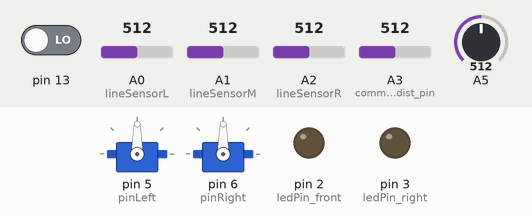
Simulated run of this sketch. Board: Arduino Uno, built with avr-gcc and run on an emulated ATmega328P. Parts: 2 × servo, output pins drawn as LEDs (lit = HIGH). Inputs (shaded band) come from the test bench; at power-on: pin 13 LOW, A1 (lineSensorM) = 512, A0 (lineSensorL) = 512, A2 (lineSensorR) = 512, A3 (common_dist_pin) = 512, A5 = 512. Pins used as bus, display or sensor lines are not drawn.

Above: at 1.2 s.
1.3 s: pin 13 driven HIGH
At 1.7 s:
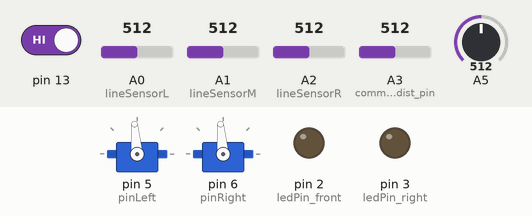
3.3 s: A1 (lineSensorM) set to 390
At 4.4 s:
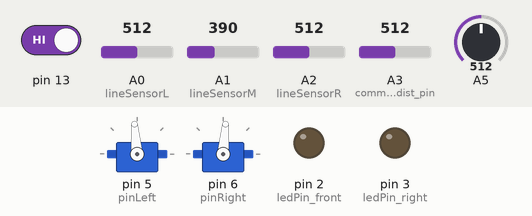
4.8 s: A0 (lineSensorL) set to 390
At 5.4 s:
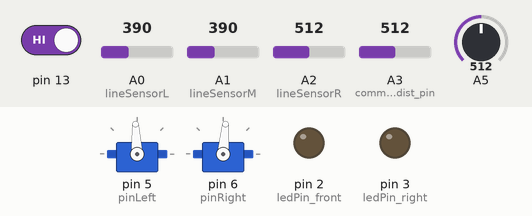
Timing chart, 0 to 7.8 s (numbered marks = the images above; inputs shaded):
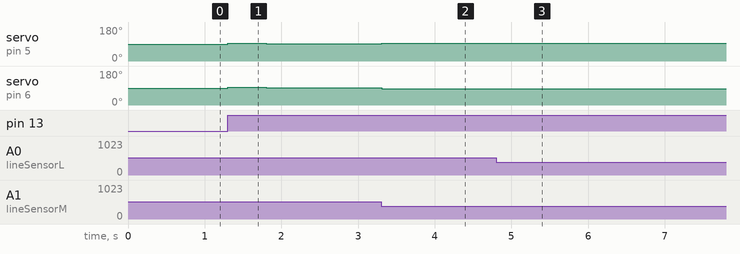

The sketch:

Simple_Maze.ino
```cpp
#include <Servo.h>

typedef uint8_t byte;

//char buffer[60];
int start = 0;


/* -------------------------------
 *           THRESHOLDS
 * -------------------------------
 */
//servo speeds
#define slow_R 88
#define slow_L 92
#define med_R 87
#define med_L 93
#define med_fast_R 85
#define med_fast_L 95
#define fast_R 0
#define fast_L 180

#define back_slow_R 92
#define back_slow_L 88
#define back_med_R 93
#define back_med_L 87
#define back_med_fast_R 95
#define back_med_fast_L 85
#define back_fast_R 180
#define back_fast_L 0

// line follower thresholds
#define left_to 500
#define mid_to 500
#define right_to 500

// dist sensors thresholds
#define distLow 200 //far
#define distHigh 650 //close
#define frontDist 150

// turning thresholds
#define pivot_overshoot 250
#define turn_check_overshoot 200
#define check_line_delay 20

byte sampler = 5;
byte sampler2 = 5;

/* -------------------------------
 *        PIN DEFINITIONS
 * -------------------------------
 */

Servo left;
Servo right;
int pinLeft = 5;
int pinRight = 6;

// line sensors
int lineSensorL = A0;
int lineSensorM = A1;
int lineSensorR = A2;
int LSL;
int LSM;
int LSR;
bool intersectFlag = 0;

// dist sensors
int common_dist_pin = A3;
int distFront = 0;
int distLeft = 0;
int distRight = 0;

//  IR sensors
int irFront = 0;
int irBack = 0;
int irLeft = 0;
int irRight = 0;

// mux control pins
int mux_a = 7;
int mux_b = 8;
int mux_c = 9;

// light pins
int ledPin_front = 2;
int ledPin_right = 3;

int travelCounter;
int nextDirection;

int m = 0;


/**************    MAZE VAR    ****************/


//orientation of bot (0-3 = N-W)
enum Compass{
  North,
  East,
  South,
  West
};

typedef struct{
    byte direction;
    byte recentdir;
    bool north;
    bool west;
    bool east;
    bool south;
    bool visited;
}node;

node init_node= {0,0,0,0,0,0,0};

node Maze[9][9] = {
    {init_node, init_node, init_node, init_node, init_node, init_node, init_node, init_node, init_node},
    {init_node, init_node, init_node, init_node, init_node, init_node, init_node, init_node, init_node},
    {init_node, init_node, init_node, init_node, init_node, init_node, init_node, init_node, init_node},
    {init_node, init_node, init_node, init_node, init_node, init_node, init_node, init_node, init_node},
    {init_node, init_node, init_node, init_node, init_node, init_node, init_node, init_node, init_node},
    {init_node, init_node, init_node, init_node, init_node, init_node, init_node, init_node, init_node},
    {init_node, init_node, init_node, init_node, init_node, init_node, init_node, init_node, init_node},
    {init_node, init_node, init_node, init_node, init_node, init_node, init_node, init_node, init_node},
    {init_node, init_node, init_node, init_node, init_node, init_node, init_node, init_node, init_node},
};

//debug structure:
typedef struct{
  byte x;
  byte y;
  byte taken;
  bool north;
  bool west;
  bool east;
  bool south;
  bool backtrack;
  bool visited;
}printnode;

printnode init_printnode = {0,0,0,0,0,0,0,0,0};
printnode printMaze [36] = {
    init_printnode, init_printnode, init_printnode, init_printnode, init_printnode, init_printnode, init_printnode, init_printnode, init_printnode,
    init_printnode, init_printnode, init_printnode, init_printnode, init_printnode, init_printnode, init_printnode, init_printnode, init_printnode,
    init_printnode, init_printnode, init_printnode, init_printnode, init_printnode, init_printnode, init_printnode, init_printnode, init_printnode,
    init_printnode, init_printnode, init_printnode, init_printnode, init_printnode, init_printnode, init_printnode, init_printnode, init_printnode};


byte direction;
byte compass = 0;

byte xpos, ypos = 0;

bool wallLeft = 0;
bool wallRight = 0;
bool wallForward = 0;

bool walls[4] = {0, 0, 0, 0} ;

// node currentNode;


/* -------------------------------
 *         MOTOR MOVEMENT
 * -------------------------------
 */

/*
 * Description: Writes a speed to left motor.
 * @param speed: Pick from preset above. Use back value to reverse.
 */
void leftForward(int speed)
{
  left.write(speed);
}

/*
 * Description: Writes a speed to right motor.
 * @param speed: Pick from preset above. Use back value to reverse.
 */
 void rightForward(int speed)
{
  right.write(speed);
}

/*
 * Description: Stops the left motor.
 */
void leftStop()
{
  left.write(90);
}

/*
 * Description: Stops the right motor.
 */
void rightStop()
{
  right.write(90);
}

/*
 * Description: Starts both motors, in fast.
 */
void robotForward()
{
  leftForward(fast_L);
  rightForward(fast_R);
}

/*
 * Description: Stops both motors.
 */
void robotStop()
{
  leftStop();
  rightStop();
}

/* -------------------------------
 *            TURNING
 * -------------------------------
 */

/*
 * Description: Pivot left activates both motors in opp. directions to turn left.
 */
void pivotLeft()
{
  rightForward(med_R);
  leftForward(med_L);
  delay(300);
  robotStop();
  rightForward(med_R);
  leftForward(back_med_L);
  delay(300);

//  updateCompass(0);

  int ready = 0;
  while (ready != sampler2)
  {
    ready += checkLine();
  }
  intersectFlag = 0;
}

/*
 * Description: Pivot right activates both motors in opp. directions to turn right.
 */
void pivotRight()
{
  rightForward(med_R);
  leftForward(med_L);
  delay(300);
  robotStop();
  leftForward(med_L);
  rightForward(back_med_R);
  delay(300);

//  updateCompass(1);

  int ready = 0;
  while (ready != sampler2)
  {
    ready += checkLine();
  }
  intersectFlag = 0;
}

void pivot180(){
    leftForward(med_fast_L);//med_fast_L
    rightForward(back_med_fast_R);
    delay(500);
    leftForward(slow_L);
    rightForward(back_slow_R);

//    updateCompass(1);
//    updateCompass(1);

    int ready = 0;
    while (ready != 3)
    {
      ready += checkLine();
    }
    intersectFlag=0;
}

/* -------------------------------
 *         LINE FOLLOWER
 * -------------------------------
 */
// WHITE IS LOW, BLACK IS HIGH

void pd_followLine()
{
//      int l_light = analogRead(lineSensorL);
//    int m_light = analogRead(lineSensorM);
//    int r_light =analogRead(lineSensorR);
//    int m_thresh = ((r_light + l_light)/4) + 50;
////    Serial.print("Left: "); Serial.println(l_light);
////    Serial.print("Middle: "); Serial.println(m_light);
////    Serial.print("Right: "); Serial.println(r_light);
//    if (l_light > 650 && m_light > m_thresh) {
//      left.write(med_L);
//      right.write(slow_R);
////      Serial.println("veered left");
////      Serial.print("Left: "); Serial.println(l_light);
////      Serial.print("Middle: "); Serial.println(m_light);
////      Serial.print("Right: "); Serial.println(r_light);
//    } else if (r_light > 650 && m_light > m_thresh) {
//      left.write(slow_L);
//      right.write(med_R);
////      Serial.println("veered right");
////      Serial.print("Left: "); Serial.println(l_light);
////      Serial.print("Middle: "); Serial.println(m_light);
////      Serial.print("Right: "); Serial.println(r_light);
//    } else {
//      left.write(93);
//      right.write(89);
////      Serial.println("on line");
////      Serial.print("Left: "); Serial.println(l_light);
////      Serial.print("Middle: "); Serial.println(m_light);
////      Serial.print("Right: "); Serial.println(r_light);
//    }

    //START PROBLEMS
//  //working slow settings:
//  // 0.9, 85 +/- 5
//
  int KD = 0.9;
  int tempspeed;

  checkLineSensors();
  // right drifts onto white
  if (LSR < 400)
  {
    int rdiff = (850 - LSR) / 850;
    int tempspeed = 87 + rdiff * KD * 3;
    right.write(tempspeed);
  }
  else if (LSL < 400)
  {
    int ldiff = (850 - LSL) / 850;
    int tempspeed = 93 - ldiff * KD * 3;
    left.write(tempspeed);
  }
  else
  {
    leftForward(med_fast_L);
    rightForward(med_fast_R);
  }
}

/* Check whether the robot is at an intersect;
   set intersectFlag = 1 if true */
void checkIntersect()
{
  checkLineSensors();
  if (LSL < left_to && LSR < right_to)
  {
    intersectFlag = 1;
  }
}


////////////////////////////////////////////////
/*---------------SENSOR CHECKS----------------*/
////////////////////////////////////////////////

/* Check whether robot is on a straight line;
   Return 1 if true, 0 if false */
int checkLine()
{
  checkLineSensors();
  if (LSL > left_to && LSM < mid_to && LSR > right_to)
  {
    return 1;
  }
  else
    return 0;
}

/* Get the averaged readings from line sensors (for line following) */
void checkLineSensors()
{
  int av_L = 0;
  int av_R = 0;
  int av_M = 0;

  for (int x = 0; x < 4; x++)
  {
    av_L += analogRead(lineSensorL);
    av_M += analogRead(lineSensorM);
    av_R += analogRead(lineSensorR);
  }

  // LSL = av_L / 6;
  // LSM = av_M / 6;
  // LSR = av_R / 6;
  LSL = av_L >> 2;
  LSM = av_M >> 2;
  LSR = av_R >> 2;

//    Serial.println("---------");
//    Serial.println(LSL);
//    Serial.println(LSM);
//    Serial.println(LSR);
  // sprintf(buffer,"LSL: %d, LSM: %d, LSR: %d", LSL, LSM, LSR);
  // Serial.println(buffer);

}

/* Get the readings from distance sensors (for wall detection)*/
void checkDistSensors() {
  int sample = 5;

  int av_Dist_L = 0;
  int av_Dist_R = 0;
  int av_Dist_F = 0;

  for (int x = 0; x < sample; x++)
  {
    // SWEEP PINS:
    // FRONT MUX = 2
    // digitalWrite(mux_a, LOW);
    // digitalWrite(mux_b, HIGH);
    // digitalWrite(mux_c, LOW);
    av_Dist_F +=  analogRead(A5);

    // Left MUX =  0
    digitalWrite(mux_a, LOW);
    digitalWrite(mux_b, LOW);
    digitalWrite(mux_c, LOW);
    av_Dist_L += analogRead(A3);

    // RIGHT MUX = 1
    digitalWrite(mux_a, HIGH);
    digitalWrite(mux_b, LOW);
    digitalWrite(mux_c, LOW);
    av_Dist_R += analogRead(A3);

  }

  distLeft = av_Dist_L / sample;
  distFront = av_Dist_F / sample;
  distRight = av_Dist_R / sample;

  //Serial.println(distFront);

}


/* Get the readings from IR sensors (for robot detection)*/
void checkIRSensors(){
  // FRONT MUX = 4
  digitalWrite(mux_a, LOW);
  digitalWrite(mux_b, LOW);
  digitalWrite(mux_c, HIGH);
  irFront = analogRead(A3);
  // RIGHT MUX = 6
  digitalWrite(mux_a, LOW);
  digitalWrite(mux_b, HIGH);
  digitalWrite(mux_c, HIGH);
  irRight = analogRead(A3);
  // LEFT MUX = 7
  digitalWrite(mux_a, HIGH);
  digitalWrite(mux_b, HIGH);
  digitalWrite(mux_c, HIGH);
  irLeft = analogRead(A3);
  // BACK MUX = 5
  digitalWrite(mux_a, HIGH);
  digitalWrite(mux_b, LOW);
  digitalWrite(mux_c, HIGH);
  irBack = analogRead(A3);
}

/* Check if there are walls around the robot; make it react accordingly */
void checkWall() {
  checkDistSensors();
//  walls = 0;
  //default to no surrounding walls
  wallLeft = 0;
  wallRight = 0;
  wallForward =0;

  //front sensor detects wall, set wall value with shift by compass to reorient
  if (distFront>frontDist){
    wallForward=1;

    // walls[0];
  }
  //right sensor detects wall wall value with shift by compass to reorient
  if (distRight<distHigh && distRight>distLow){
    wallRight=1;

      // sprintf(buffer, "Right: %d", distFront);
    //   Serial.println(buffer);
}
  //left sensor detects wall, set wall value with shift by compass to reorient
  if (distLeft<distHigh && distLeft>distLow){
    wallLeft=1;

    // sprintf(buffer, "Left: %d", distFront);

  }
//  sprintf(buffer,"Front: %d, Left: %d, Right: %d", WallForward, wallLeft, wallRight);
//  Serial.println(buffer);

//    Serial.print("Left: ");
//    Serial.println(wallLeft);
//    Serial.print("Front: ");
//    Serial.println(wallForward);
//    Serial.print("Right: ");
//    Serial.println(wallRight);
}

/* Check if there are walls around the robot; make it react accordingly */
void rightHandFollow() {
  checkDistSensors();
    // all walls
  if((distRight<distHigh && distRight>distLow) && (distFront>frontDist) && (distLeft<distHigh && distLeft>distLow)){
     pivot180();
  }
    //wall on right and in front
  else if ((distRight < distHigh && distRight > distLow) && (distFront>frontDist)) {
    //rotate left 90
    digitalWrite(ledPin_front, HIGH);
    digitalWrite(ledPin_right, HIGH);
    pivotLeft();
    digitalWrite(ledPin_front, LOW);
    digitalWrite(ledPin_right, LOW);
  }
  else if ((distRight < distHigh && distRight > distLow) && (distFront<frontDist)) {
    //go straight
    digitalWrite(ledPin_right, HIGH);
    pd_followLine();
    digitalWrite(ledPin_right, LOW);
  }

  //no wall on right and wall in front
  else if ((distRight > distHigh || distRight < distLow) && (distFront>frontDist)){
    //take a right turn
    digitalWrite(ledPin_front, HIGH);
        pivotRight();
        digitalWrite(ledPin_front, LOW);
  }
  // no wall on right, no wall in front
  else{
    //go forward
    pd_followLine();
  }
}


////////////////////////////////////////////////
/*----------------- MAZE  -----------------*/
////////////////////////////////////////////////

// Called after wallcheck and determining unvisited node.
void moveToNearbyNode(int direction){

    //travelCounter++;
    intersectFlag = 0;
    // Turn
    int diff = abs(direction - Maze[xpos][ypos].recentdir); // previously direction - Maze[xpos][ypos].direction

    if (diff == 0){
        //If shit goes wrong come back here!!!!
        //Serial.println("forward");

        int counter = 0;
        while (counter < 50){
            pd_followLine();
            counter +=1;
        }

    }
    else if (diff == 2){
       // Serial.println("back");
        pivot180();
        pd_followLine();
    }
    else if (Maze[xpos][ypos].recentdir == (direction+1)%4){
      //  Serial.println("left");
        pivotLeft();
        pd_followLine();
    }
    else if ((Maze[xpos][ypos].recentdir+1)%4 == direction){
      //  Serial.println("right");
        pivotRight();
        pd_followLine();
    }
    //Serial.print("Direction:");
    //Serial.println(direction);
    switch(direction){
        case North:
          ypos++;
          Maze[xpos][ypos].south = 1;
          break;
        case East:
          xpos++;
          Maze[xpos][ypos].west = 1;
          break;
        case West:
          xpos--;
          Maze[xpos][ypos].east = 1;
          break;
        case South:
          ypos--;
          Maze[xpos][ypos].north = 1;
          break;
    }


    if (!Maze[xpos][ypos].visited) Maze[xpos][ypos].direction = direction;
    Maze[xpos][ypos].recentdir = direction;

    //Serial.print("Direction:");
    //Serial.println(Maze[xpos][ypos].direction);


    // Move to next intersection
    while(!intersectFlag){
      pd_followLine();
      checkIntersect();
    }
//    Serial.print("****************");
//    Serial.print("(");
//    Serial.print(xpos);
//    Serial.print(",");
//    Serial.print(ypos);
//    Serial.println(")");

    left.write(91);
    right.write(89);

}

// Decision making method.
int directionPick(){
    int nextMove = 0;
    checkWall();
    // Check sensors and see what's on the market.
    if(!Maze[xpos][ypos].visited){
        switch(Maze[xpos][ypos].direction)
        {
            case North:
                Maze[xpos][ypos].east = wallRight;
                Maze[xpos][ypos].west = wallLeft;
                Maze[xpos][ypos].north = wallForward;
                Maze[xpos][ypos].south = 1;
            break;
            case East:
                Maze[xpos][ypos].east = wallForward;
                Maze[xpos][ypos].north = wallLeft;
                Maze[xpos][ypos].south = wallRight;
                Maze[xpos][ypos].west = 1;

            break;
            case West:
                Maze[xpos][ypos].east = 1;
                Maze[xpos][ypos].west = wallForward;
                Maze[xpos][ypos].north = wallRight;
                Maze[xpos][ypos].south = wallLeft;
            break;
            case South:
                Maze[xpos][ypos].east = wallLeft;
                Maze[xpos][ypos].west = wallRight;
                Maze[xpos][ypos].south = wallForward;
                Maze[xpos][ypos].north = 1;

            break;
        }
    }
//
//    switch(Maze[xpos][ypos].recentdir)
//    {
//            case North:
//                Maze[xpos][ypos].east |= wallRight;
//                Maze[xpos][ypos].west |= wallLeft;
//                Maze[xpos][ypos].north |= wallForward;
//            break;
//            case East:
//                Maze[xpos][ypos].east |= wallForward;
//                Maze[xpos][ypos].north |= wallLeft;
//                Maze[xpos][ypos].south |= wallRight;
//            break;
//            case West:
//                Maze[xpos][ypos].west |= wallForward;
//                Maze[xpos][ypos].north |= wallRight;
//                Maze[xpos][ypos].south |= wallLeft;
//            break;
//            case South:
//                Maze[xpos][ypos].east |= wallLeft;
//                Maze[xpos][ypos].west |= wallRight;
//                Maze[xpos][ypos].south |= wallForward;
//            break;
//    }
//
    // Checks nearby node for paths to take. Prevents useless looping.
    if (xpos-1 >=0){
      if (Maze[xpos-1][ypos].east) Maze[xpos][ypos].west =1;
    }
    if (xpos+1 <= 8){
      if (Maze[xpos+1][ypos].west) Maze[xpos][ypos].east =1;
    }
    if (ypos+1 <= 8){
      if (Maze[xpos][ypos+1].south) Maze[xpos][ypos].north =1;
    }
        if (ypos-1 >= 0){
      if (Maze[xpos][ypos-1].north) Maze[xpos][ypos].south =1;
    }

    // Pick next direction based on available.
//    Serial.print("Node was previously visited:");
//    Serial.print(Maze[xpos][ypos].visited);
    //NESW
//    Serial.print(" N:");
//    Serial.print(Maze[xpos][ypos].north);
//    Serial.print(" E:");
//    Serial.print(Maze[xpos][ypos].east);
//    Serial.print(" S:");
//    Serial.print(Maze[xpos][ypos].south);
//    Serial.print(" W:");
//    Serial.println(Maze[xpos][ypos].west);

    //FIRST SET OF PRINTMAZE
//    printMaze[travelCounter].x = xpos;
//    printMaze[travelCounter].y = ypos;
//    printMaze[travelCounter].y = Maze[xpos][ypos].visited;
//    printMaze[travelCounter].north = Maze[xpos][ypos].north;
//    printMaze[travelCounter].west = Maze[xpos][ypos].west;
//    printMaze[travelCounter].east = Maze[xpos][ypos].east;
//    printMaze[travelCounter].south = Maze[xpos][ypos].south;

    Maze[xpos][ypos].visited = 1;

//    Serial.print("Node is now visited:");
//    Serial.println(Maze[xpos][ypos].visited);

    if(Maze[xpos][ypos].north==0){
        nextMove = North;
        Maze[xpos][ypos].north=1;
    }
    else if(Maze[xpos][ypos].east==0){
        nextMove = East;
        Maze[xpos][ypos].east=1;
    }
    else if(Maze[xpos][ypos].west==0){
        nextMove = West;
        Maze[xpos][ypos].west =1;
    }
    else if(Maze[xpos][ypos].south==0){
        nextMove = South;
        Maze[xpos][ypos].south =1;
    }
    else{
        //Serial.println("backTrack");
        printMaze[travelCounter].backtrack = 1;
        nextMove = (Maze[xpos][ypos].direction + 2)%4;
    }

    //SECOND SET OF PRINTMAZE
//    printMaze[travelCounter].taken = nextMove;

    return nextMove;
}


/* -------------------------------
 *        MAIN INTEGRATION
 * -------------------------------
 */

void setup(){

    //Pin Setup
  Serial.begin(9600);
  left.attach(pinLeft);
  right.attach(pinRight);
  pinMode(mux_a, OUTPUT);
  pinMode(mux_b, OUTPUT);
  pinMode(mux_c, OUTPUT);
  pinMode(ledPin_right, OUTPUT);
  pinMode(ledPin_front, OUTPUT);
  pinMode(13, INPUT);

  //Motor Setup
  leftStop();
  rightStop();

  // currentNode = Maze[xpos][ypos];
    Maze[0][0].south=1;
}


void loop(){
if (digitalRead(13) == 1){
    start = 1;
//    delay(250);
//    sprintf(buffer,"start: %d", start);
//    Serial.println(start);
   left.write(91);
    right.write(89);
  }
//while(1){
//  int n = analogRead(A5);
//  Serial.println(n);
//}
if(start){
//  while(1){
//    checkIntersect();
//    pd_followLine();
//    if(intersectFlag){
//      rightHandFollow();
//      intersectFlag=0;
//    }
//  }
    while(1){
      nextDirection = 0;
      nextDirection = directionPick();
      moveToNearbyNode(nextDirection);
    }
    //if (Serial.available() > 0){
    //  robotStop();
    //}

//  rightHandFollow();
  }
}
```

Measured:
- after the input at 1.3 s, servo on pin 5 (pinLeft), servo on pin 6 (pinRight): 90° → 95° at once, → 92° 0.50 s later
- after the input at 3.3 s, servo on pin 5 (pinLeft): 92° → 95° at once; servo on pin 6 (pinRight): 92° → 85° at once
- after the input at 4.8 s, servo on pin 5 (pinLeft): 95° → 93° at once
